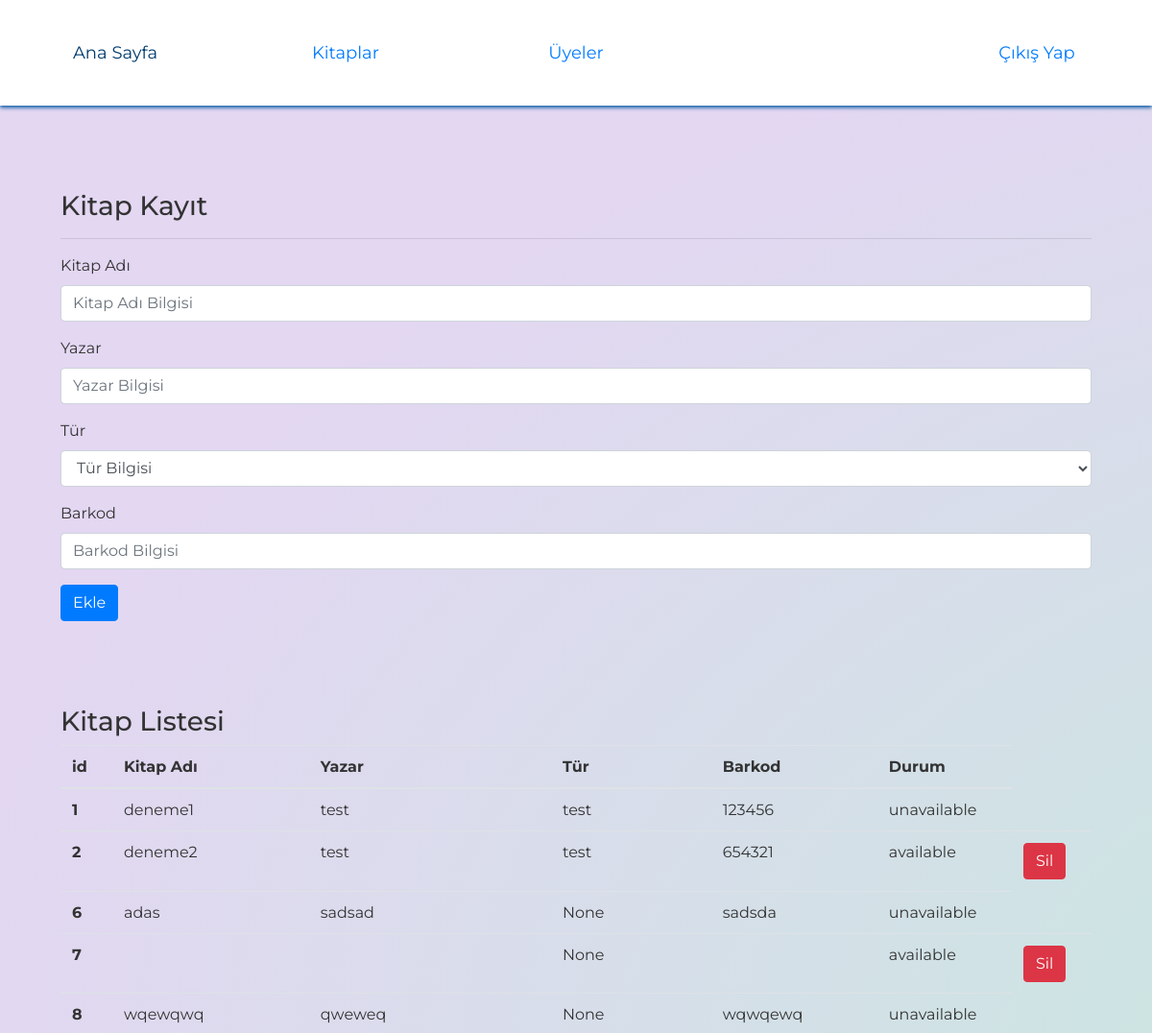
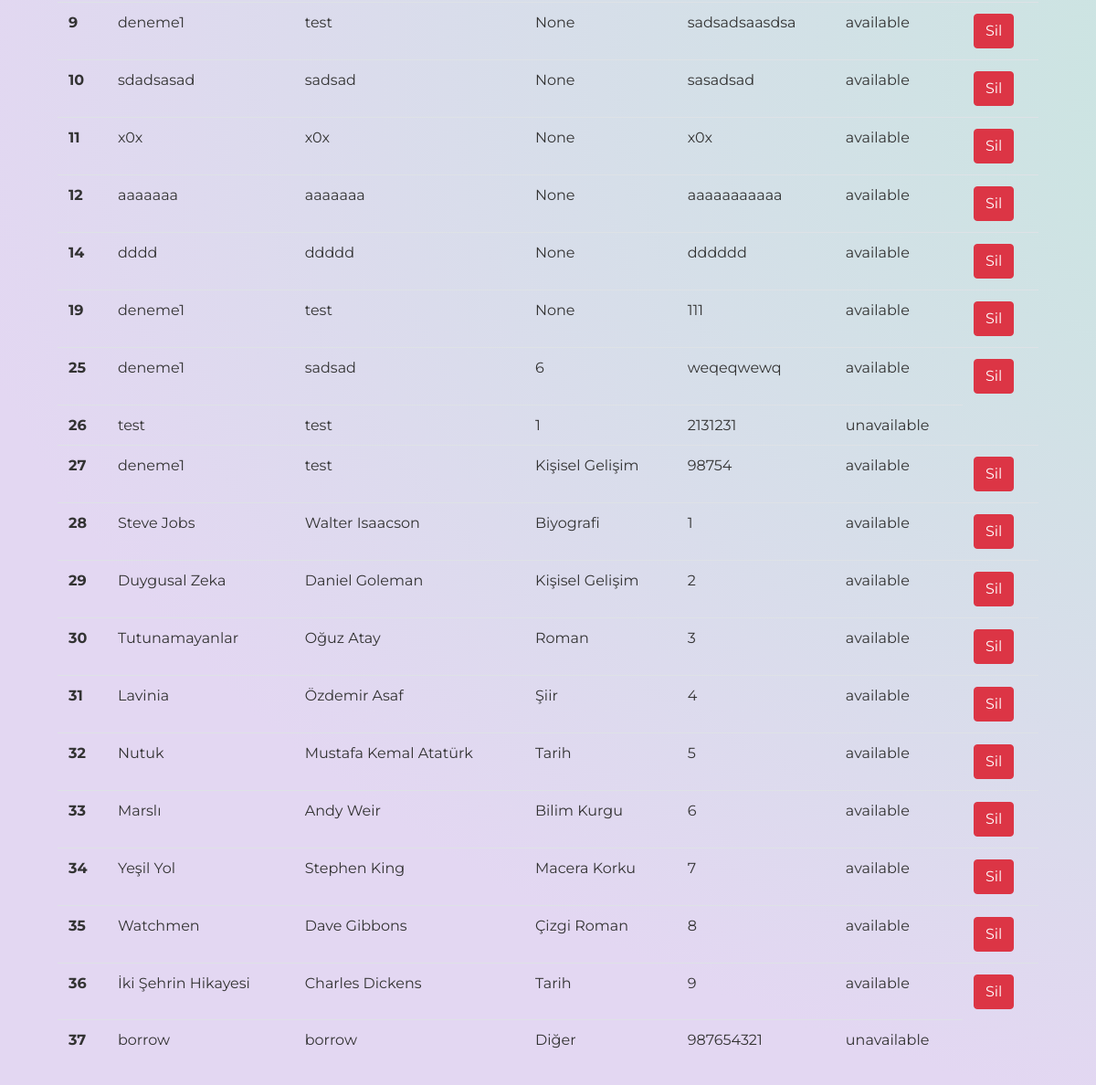
Page /admin_book on the committed database (2 pictures, top to bottom).
### Models/book.py (models this page shows)
class Book(db.Model):
    id = db.Column(db.Integer, primary_key=True)
    title = db.Column(db.String(200))
    author = db.Column(db.String(200))
    type = db.Column(db.String(200))
    barcode = db.Column(db.Integer)
    status = db.Column(db.Boolean, default=True)

### Routes/routes.py (the view)
@routes.route("/admin_book")
def admin_book():
    books = Book.query.all()
    types = Type.query.all()
    return render_template("admin_book.html",books=books,types=types)

### templates/admin_book.html (shortened to what this page needs)
<html>
<head>
    <link rel="stylesheet" href="https://maxcdn.bootstrapcdn.com/bootstrap/4.0.0/css/bootstrap.min.css">
    <link rel="stylesheet" type="text/css" href="../static/css/home.css" />
</head>
<body>
    <div>
        <section class='header'>
            <header>
                <ul class='menu'>
                    <li>
                        <a href='/admin'>Ana Sayfa</a>
                    </li>
                    <li>
                        <a href='/admin_book'>Kitaplar</a>
                    </li>
                    <li>
                        <a href='/admin_users'>Üyeler</a>
                    </li>
                    <li>
                        <a href='#'></a>
                    </li>
                    <li class="logout">
                        <a href='/logout'>Çıkış Yap</a>
                    </li>
                </ul>
            </header>
        </section>
        <div style="margin-top: 150px;" class="container">
            <h3>Kitap Kayıt</h3>
            <hr>
            <form action="/book_add" method="POST">
                <div class="form-group">
                    <label for="formGroupExampleInput">Kitap Adı</label>
                    <input type="text" name="title" class="form-control" id="formGroupExampleInput" placeholder="Kitap Adı Bilgisi">
                </div>
                <div class="form-group">
                    <label for="formGroupExampleInput2">Yazar</label>
                    <input type="text" name="author" class="form-control" id="formGroupExampleInput2" placeholder="Yazar Bilgisi">
                </div>
                <div class="form-group">
                    <label for="formGroupExampleInput2">Tür</label>
                    <select class="form-control" id="select_type" name="select_type">
                        <option value ="">Tür Bilgisi</option>
                    </select>
                </div>
                <div class="form-group">
                    <label for="formGroupExampleInput2">Barkod</label>
                    <input type="text" name="barcode" class="form-control" id="formGroupExampleInput4" placeholder="Barkod Bilgisi">
                </div>
                <button type="submit" class="btn btn-primary">Ekle</button>
            </form>
            <table class="table">
                <br><br><br>
                <h3>Kitap Listesi</h3>
                <thead>
                    <tr>
                        <th scope="col">id</th>
                        <th scope="col">Kitap Adı</th>
                        <th scope="col">Yazar</th>
                        <th scope="col">Tür</th>
                        <th scope="col">Barkod</th>
                        <th scope="col">Durum</th>
                    </tr>
                </thead>
                <tbody>
                    {%for book in books %}
                    <tr>
                        <th scope="row">{{book.id}}</th>
                        <td>{{book.title}}</td>
                        <td>{{book.author}}</td>
                        <td>{{book.type}}</td>
                        <td>{{book.barcode}}</td>
                        {% if book.status==True %}
                        <td>available</td>
                        <td><a href="/book_delete/{{book.id}}" class="btn btn-danger">Sil</a>
                        {% else %}
                        <td>unavailable</td>
                        {% endif %}
                    </tr>
                    {% endfor %}
                </tbody>
            </table>
        </div>
    </div>
</body>
</html>

### static/css/home.css (style rules this page uses)
body { font-family: "Montserrat", Helvetica, sans-serif; background: radial-gradient( ellipse at center, rgba(194, 234, 219, 1) 0%, rgba(227, 215, 242, 1) 74%, rgba(227, 215, 242, 1) 74%); background-size: 300%; padding: 3em; color: #333; }
a { font-weight: 400; font-size: 18px; -webkit-transition: all 0.25s; transition: all 0.25s; }
ul { padding: 0; margin: 0; }
.header { position: fixed; top: 0; left: 0; right: 0; height: 110px; background: #fff; box-shadow: 0 2px 4px #0056a1; }
.menu li { width: 20%; height: 110px; box-sizing: border-box; display: block; float: left; list-style: none; position: relative; display: table; border-bottom: 0px solid #007fed; -webkit-transition: all 0.25s; transition: all 0.25s; }
.menu li a { display: block; text-align: center; display: table-cell; vertical-align: middle; text-decoration: none; }

### rows in the picture
Book: id "1", title "deneme1", author "test", type "test", barcode "123456", status "unavailable"
Book: id "2", title "deneme2", author "test", type "test", barcode "654321"
Book: id "6", title "adas", author "sadsad", type "None", barcode "sadsda", status "unavailable"
Book: id "7", type "None"
Book: id "8", title "wqewqwq", author "qweweq", type "None", barcode "wqwqewq", status "unavailable"
Book: id "9", title "deneme1", author "test", type "None", barcode "sadsadsaasdsa"
Book: id "10", title "sdadsasad", author "sadsad", type "None", barcode "sasadsad"
Book: id "11", title "x0x", author "x0x", type "None", barcode "x0x"
Book: id "12", title "aaaaaaa", author "aaaaaaa", type "None", barcode "aaaaaaaaaaa"
Book: id "14", title "dddd", author "ddddd", type "None", barcode "dddddd"
Book: id "19", title "deneme1", author "test", type "None", barcode "111"
Book: id "25", title "deneme1", author "sadsad", type "6", barcode "weqeqwewq"
Book: id "26", title "test", author "test", type "1", barcode "2131231", status "unavailable"
Book: id "27", title "deneme1", author "test", type "Kişisel Gelişim", barcode "98754"
Book: id "28", title "Steve Jobs", author "Walter Isaacson", type "Biyografi", barcode "1"
Book: id "29", title "Duygusal Zeka", author "Daniel Goleman", type "Kişisel Gelişim", barcode "2"
Book: id "30", title "Tutunamayanlar", author "Oğuz Atay", type "Roman", barcode "3"
Book: id "31", title "Lavinia", author "Özdemir Asaf", type "Şiir", barcode "4"
Book: id "32", title "Nutuk", author "Mustafa Kemal Atatürk", type "Tarih", barcode "5"
Book: id "33", title "Marslı", author "Andy Weir", type "Bilim Kurgu", barcode "6"
Book: id "34", title "Yeşil Yol", author "Stephen King", type "Macera Korku", barcode "7"
Book: id "35", title "Watchmen", author "Dave Gibbons", type "Çizgi Roman", barcode "8"
Book: id "36", title "İki Şehrin Hikayesi", author "Charles Dickens", type "Tarih", barcode "9"
Book: id "37", title "borrow", author "borrow", type "Diğer", barcode "987654321", status "unavailable"
